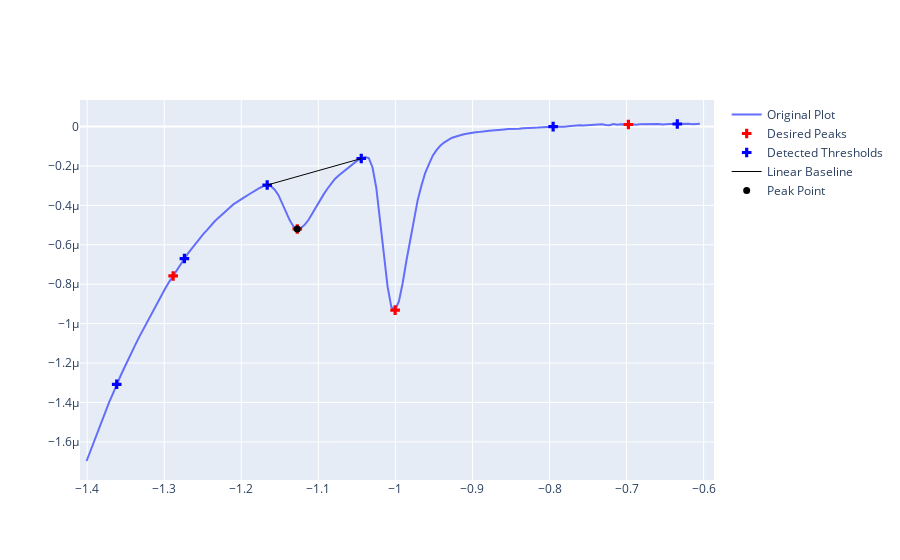

The cell this chart's notebook holds for it:
### Code cell
spectrum = pd.read_csv(file, delimiter = '\t')


#Rename columns to usable
spectrum.rename(columns = {'Potential applied (V)':'V', 'WE(1).Current (A)':'I'}, inplace = True)

spectrum = spectrum.to_numpy()
spectrum = rp.flipsp(spectrum) #flip x axis for interpolation algorithm




x1 = np.array(spectrum[:,0])

y1 = np.array(spectrum[:,1])
a = np.where(x1<0)
acount = (np.array(a)).size
x = x1[a]
y = y1[a]

y_smo_4 = rp.smooth(x,y,method="savgol",window_length=7,polyorder=5)



# need to define some fitting regions for the spline - this is the best thing to modify to try to get it to pick the right peak if the program is trying to read a value from somewhere else.
roi = np.array([[-1.4,-1.03],[-0.94,-0.6]]) #want to exclude the regions where the peaks are

# calculating the baselines

ycalc_poly_smooth, base_poly_smooth = rp.baseline(x, y, roi, 'poly', polynomial_order=9) #baseline calculated
ycalc_poly, base_poly = rp.baseline(x, y, roi, 'poly', polynomial_order=9)

# doing the figure to plot intial data, smoothed data, and visualize what the baseline subtraction looks like. 
plt.figure(dpi=150)
plt.plot(x, y_smo_4, "k-", label="Savgol")
plt.plot(x, y, label = 'Raw')
plt.plot(x, base_poly_smooth, "-", color="grey", label="Calculated Poly Baseline")

plt.xlabel("X")
plt.ylabel("Y")


base_poly_reshape = base_poly.reshape(acount,)
base_poly_reshape_smooth = base_poly_smooth.reshape(acount,)
y_smo_4 = y_smo_4.reshape(acount,)


y_corr_smooth = np.subtract(y_smo_4, base_poly_reshape_smooth) #baseline subtracted from smoothed data - baseline subtraction is just to help with peak id, subtracted data is not used for the calculation
y_corr = np.subtract(y, base_poly_reshape) #baseline subtracted from unsmoothed data


plt.plot(x,y_corr,'-', label= 'Unsmooth Poly Baseline Corrected')
plt.plot(x, y_corr_smooth,":", label = 'Smoothed Poly Baseline Corrected')

plt.legend()


indices = find_peaks(-y_corr_smooth, distance = 8, height = 5e-9)[0]

indices2 = find_peaks(y_corr_smooth, distance = 15)[0] #this can also be modified to help it identify the right peak


indicesnick = np.array((indices[x[indices]>-1.03])) #this can also be modified if the nickel peak has shifted and the program can't find it

nickelpeak = min(y_corr_smooth[indicesnick])

nickelindex = np.where(y_corr_smooth[indices]==nickelpeak) #find nickel peak and use it to locate Co peak

coindexstart = (np.array(nickelindex)-1)
coindex = coindexstart.flatten()


lowerbound = max(x[indices2[x[indices2]<x[indices[coindex]]]])
upperbound = min(x[indices2[x[indices2]>x[indices[coindex]]]])


xindlow = np.where(x[indices2]==lowerbound) #identify index of threshold list where the lowerbound is located
indexlow = indices2[xindlow] #use that index to find the corresponding index value in the greater index list of all x values

xindhigh = np.where(x[indices2]==upperbound) #as above, for upperbound
indexhigh = indices2[xindhigh]



cobaselinex = np.concatenate((x[indices2[xindlow]], x[indices2[xindhigh]]), axis = 0) #get coordinates for peak edges to be able to get flat baseline
cobaseliney = np.concatenate((y[indices2[xindlow]], y[indices2[xindhigh]]), axis = 0)


peakx = x[indices[coindex]]
peaky = y[indices[coindex]]


#Show scan and where the peak has been picked from

fig = go.Figure()

fig.add_trace(go.Scatter(x=x,
    y=y,
    mode='lines',
    name='Original Plot'
))

fig.add_trace(go.Scatter(
    x=[x[p] for p in indices],
    y=[y[j] for j in indices],
    mode='markers',
    marker=dict(
        size=8,
        color='red',
        symbol='cross'
    ),
    name='Desired Peaks'
))



fig.add_trace(go.Scatter(
    x=[x[p] for p in indices2],
    y=[y[j] for j in indices2],
    mode='markers',
    marker=dict(
        size=8,
        color='blue',
        symbol='cross'
    ),
    name='Detected Thresholds'


))

#black dot shows the actual peak selected for calculation
fig.add_trace(go.Scatter(x=cobaselinex, y=cobaseliney, mode = 'lines', line=dict(color="Black", width=1),name = 'Linear Baseline'))
fig.add_trace(go.Scatter(x = np.array(peakx), y = np.array(peaky), mode = 'markers', marker = dict(size = 7, color = 'black', symbol = 'circle'),name = 'Peak Point'))


fig.show()

#calculate the peak height, two methods as above - method 2 used
p1 = np.array((cobaselinex[0],cobaseliney[0]))
p2 = np.array((cobaselinex[1],cobaseliney[1]))

p3 = np.array((peakx[0],peaky[0]))
    
d = np.linalg.norm(np.cross(p2-p1, p1-p3))/np.linalg.norm(p2-p1)
        
points = [p1,p2]
x_coords, y_coords = zip(*points)
A = np.vstack([x_coords,np.ones(len(x_coords))]).T
m, c = np.linalg.lstsq(A, y_coords)[0]

hline = m*(peakx[0])+c

height = abs(peaky[0]-hline)
            
height #print out identified peak height for this scan

### Figure 1 — Plotly figure (JSON) as saved in the notebook; plotly's stock layout.template omitted (floating-point values rounded to 4 significant figures; data arrays with more than 128 entries replaced by an {"elided": "..."} marker saying what was removed)
{"data": [{"mode": "lines", "name": "Original Plot", "type": "scatter", "x": {"elided": "164 float values"}, "y": {"elided": "164 float values"}}, {"marker": {"color": "red", "size": 8, "symbol": "cross"}, "mode": "markers", "name": "Desired Peaks", "type": "scatter", "x": [-1.288, -1.127, -1.0, -0.6976], "y": [-7.581e-07, -5.197e-07, -9.317e-07, 1.038e-08]}, {"marker": {"color": "blue", "size": 8, "symbol": "cross"}, "mode": "markers", "name": "Detected Thresholds", "type": "scatter", "x": [-1.362, -1.274, -1.166, -1.044, -0.7953, -0.6342], "y": [-1.308e-06, -6.699e-07, -2.969e-07, -1.624e-07, -3.052e-10, 1.282e-08]}, {"line": {"color": "Black", "width": 1}, "mode": "lines", "name": "Linear Baseline", "type": "scatter", "x": [-1.166, -1.044], "y": [-2.969e-07, -1.624e-07]}, {"marker": {"color": "black", "size": 7, "symbol": "circle"}, "mode": "markers", "name": "Peak Point", "type": "scatter", "x": [-1.127], "y": [-5.197e-07]}], "layout": {}}
